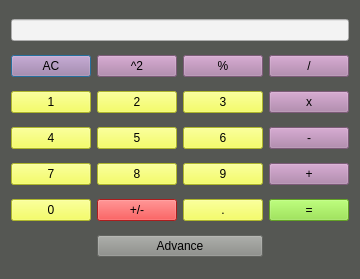
<?xml version="1.0" encoding="UTF-8"?>
<ui version="4.0">
 <class>standard</class>
 <widget class="QDialog" name="standard">
  <property name="geometry">
   <rect>
    <x>0</x>
    <y>0</y>
    <width>356</width>
    <height>279</height>
   </rect>
  </property>
  <property name="windowTitle">
   <string>standard</string>
  </property>
  <property name="styleSheet">
   <string notr="true">background-color: rgb(85, 87, 83);</string>
  </property>
  <layout class="QGridLayout" name="gridLayout">
   <item row="0" column="0" colspan="4">
    <widget class="QLineEdit" name="textBox">
     <property name="styleSheet">
      <string notr="true">background-color: rgb(243, 243, 243);</string>
     </property>
    </widget>
   </item>
   <item row="1" column="0">
    <widget class="QPushButton" name="btnRemove">
     <property name="styleSheet">
      <string notr="true">background-color: rgb(173, 127, 168);</string>
     </property>
     <property name="text">
      <string>AC</string>
     </property>
    </widget>
   </item>
   <item row="1" column="1">
    <widget class="QPushButton" name="btnPower">
     <property name="styleSheet">
      <string notr="true">background-color: rgb(173, 127, 168);</string>
     </property>
     <property name="text">
      <string>^2</string>
     </property>
    </widget>
   </item>
   <item row="1" column="2">
    <widget class="QPushButton" name="btnPourcent">
     <property name="styleSheet">
      <string notr="true">background-color: rgb(173, 127, 168);</string>
     </property>
     <property name="text">
      <string>%</string>
     </property>
    </widget>
   </item>
   <item row="1" column="3">
    <widget class="QPushButton" name="btnDiv">
     <property name="styleSheet">
      <string notr="true">background-color: rgb(173, 127, 168);</string>
     </property>
     <property name="text">
      <string>/</string>
     </property>
    </widget>
   </item>
   <item row="2" column="0">
    <widget class="QPushButton" name="btn1">
     <property name="styleSheet">
      <string notr="true">background-color: rgb(244, 255, 60);</string>
     </property>
     <property name="text">
      <string>1</string>
     </property>
    </widget>
   </item>
   <item row="2" column="1">
    <widget class="QPushButton" name="btn2">
     <property name="styleSheet">
      <string notr="true">background-color: rgb(244, 255, 60);</string>
     </property>
     <property name="text">
      <string>2</string>
     </property>
    </widget>
   </item>
   <item row="2" column="2">
    <widget class="QPushButton" name="btn3">
     <property name="styleSheet">
      <string notr="true">background-color: rgb(244, 255, 60);</string>
     </property>
     <property name="text">
      <string>3</string>
     </property>
    </widget>
   </item>
   <item row="2" column="3">
    <widget class="QPushButton" name="btnMul">
     <property name="styleSheet">
      <string notr="true">background-color: rgb(173, 127, 168);</string>
     </property>
     <property name="text">
      <string>x</string>
     </property>
    </widget>
   </item>
   <item row="3" column="0">
    <widget class="QPushButton" name="btn4">
     <property name="styleSheet">
      <string notr="true">background-color: rgb(244, 255, 60);</string>
     </property>
     <property name="text">
      <string>4</string>
     </property>
    </widget>
   </item>
   <item row="3" column="1">
    <widget class="QPushButton" name="btn5">
     <property name="styleSheet">
      <string notr="true">background-color: rgb(244, 255, 60);</string>
     </property>
     <property name="text">
      <string>5</string>
     </property>
    </widget>
   </item>
   <item row="3" column="2">
    <widget class="QPushButton" name="btn6">
     <property name="styleSheet">
      <string notr="true">background-color: rgb(244, 255, 60);</string>
     </property>
     <property name="text">
      <string>6</string>
     </property>
    </widget>
   </item>
   <item row="3" column="3">
    <widget class="QPushButton" name="btnSub">
     <property name="styleSheet">
      <string notr="true">background-color: rgb(173, 127, 168);</string>
     </property>
     <property name="text">
      <string>-</string>
     </property>
    </widget>
   </item>
   <item row="4" column="0">
    <widget class="QPushButton" name="btn7">
     <property name="styleSheet">
      <string notr="true">background-color: rgb(244, 255, 60);</string>
     </property>
     <property name="text">
      <string>7</string>
     </property>
    </widget>
   </item>
   <item row="4" column="1">
    <widget class="QPushButton" name="btn8">
     <property name="styleSheet">
      <string notr="true">background-color: rgb(244, 255, 60);</string>
     </property>
     <property name="text">
      <string>8</string>
     </property>
    </widget>
   </item>
   <item row="4" column="2">
    <widget class="QPushButton" name="btn9">
     <property name="styleSheet">
      <string notr="true">background-color: rgb(244, 255, 60);</string>
     </property>
     <property name="text">
      <string>9</string>
     </property>
    </widget>
   </item>
   <item row="4" column="3">
    <widget class="QPushButton" name="btnSum">
     <property name="styleSheet">
      <string notr="true">background-color: rgb(173, 127, 168);</string>
     </property>
     <property name="text">
      <string>+</string>
     </property>
    </widget>
   </item>
   <item row="5" column="0">
    <widget class="QPushButton" name="btn0">
     <property name="styleSheet">
      <string notr="true">background-color: rgb(244, 255, 60);</string>
     </property>
     <property name="text">
      <string>0</string>
     </property>
    </widget>
   </item>
   <item row="5" column="1">
    <widget class="QPushButton" name="btnNeg">
     <property name="styleSheet">
      <string notr="true">background-color: rgb(239, 41, 41);</string>
     </property>
     <property name="text">
      <string>+/-</string>
     </property>
    </widget>
   </item>
   <item row="5" column="2">
    <widget class="QPushButton" name="btnPoint">
     <property name="sizePolicy">
      <sizepolicy hsizetype="Minimum" vsizetype="Fixed">
       <horstretch>0</horstretch>
       <verstretch>0</verstretch>
      </sizepolicy>
     </property>
     <property name="styleSheet">
      <string notr="true">background-color: rgb(244, 255, 60);</string>
     </property>
     <property name="text">
      <string>.</string>
     </property>
    </widget>
   </item>
   <item row="5" column="3">
    <widget class="QPushButton" name="btnEqual">
     <property name="styleSheet">
      <string notr="true">background-color: rgb(138, 226, 52);</string>
     </property>
     <property name="text">
      <string>=</string>
     </property>
    </widget>
   </item>
   <item row="6" column="1" colspan="2">
    <widget class="QPushButton" name="btnAdvance">
     <property name="styleSheet">
      <string notr="true">background-color: rgb(136, 138, 133);</string>
     </property>
     <property name="text">
      <string>Advance</string>
     </property>
    </widget>
   </item>
  </layout>
 </widget>
 <resources/>
 <connections/>
</ui>
